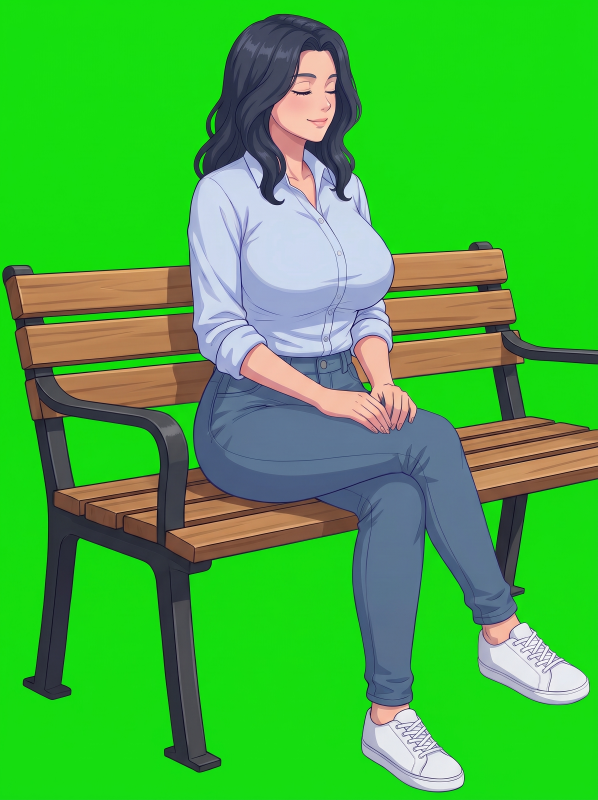
#> input picture raw_blink/pose_bench_blink.jpg, 1792 x 2400 px, given as the content of the folder ../raw_blink/pose_bench_neutral.jpg, which was not available (shown at 1/3 size)
$ python make_ana_images.py ../raw_blink/pose_bench_blink.jpg ../raw_blink/pose_bench_neutral.jpg ../raw_blink/pose_bench_neutral.jpg
#> lines starting #> are read from the running program, lines starting #| are printed output that depends on the picture; after the words box and inside, x2 and y2 are one past the last pixel; in counts of white or black regions, pixels touching at a corner belong together
### tools/make_pose_camera.py
"""Camera-resolution pictures of a pose (1600x2160, shown at zoom 0.5 so the lens can zoom sharply)
and the room picture (800x1080) from the green-screen originals in raw_blink/.
Run from the project root:  python tools/make_pose_camera.py [cook|eat]
raw_blink/<raw>_<neutral|smile|shy|blink>.jpg -> game/images/camera/<key>_<neutral|smile|shy|closed>.png
(the room picture game/images/ana/pose_<name>.png is made only if 'room' is set)
xoff: horizontal paste offset (in camera pixels). A pose whose picture is cut by its right edge
(the table of 'eat') is pasted flush to the right edge so the game can put it at the screen edge.
"""
import os, sys
sys.path.insert(0, os.path.dirname(__file__))
from key_sprites import key
from PIL import Image

POSES = {
    "cook": {"raw": "pose_cooking", "xoff": 4, "room": None},      # pose_cooking.png is already installed
    "eat":  {"raw": "pose_eating", "xoff": "right", "room": "pose_eating"},
}
def fit_34(im):
    """The pipeline expects a 3:4 portrait. Any other shape is padded with the picture's own green:
    too wide -> extra green on TOP (her feet stay at the bottom); too narrow -> extra green on the sides."""
    w, h = im.size
#> w = 1792; h = 2400
    bg = im.convert("RGB").getpixel((3, 3))
#> bg = (21, 223, 13)
    if w * 4 > h * 3:                       # wider than 3:4
        nh = round(w * 4 / 3)
        c = Image.new("RGB", (w, nh), bg)
        c.paste(im.convert("RGB"), (0, nh - h))
    elif w * 4 < h * 3:                     # narrower than 3:4
        nw = round(h * 3 / 4)
#> nw = 1800
        c = Image.new("RGB", (nw, h), bg)
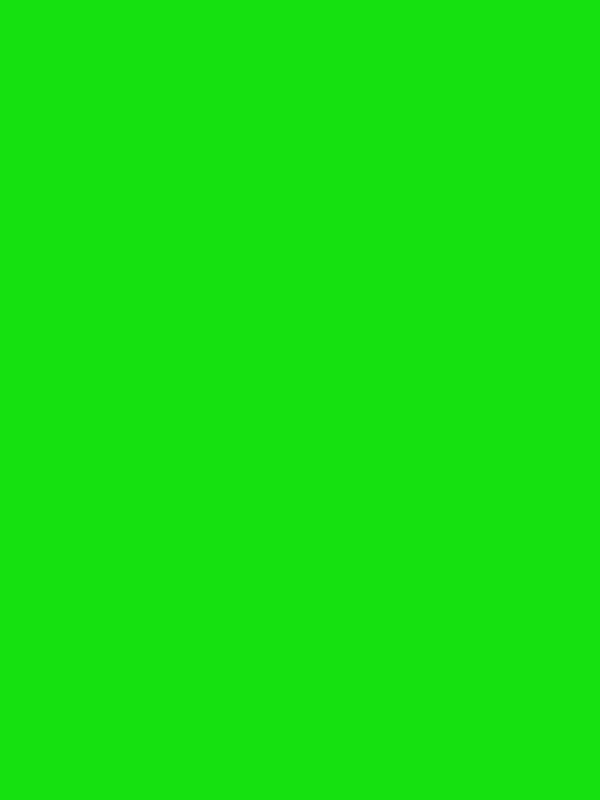
#> c: PIL image 1800x2400 RGB (shown at 1/3 size); mean R, G, B 21, 223, 13
        c.paste(im.convert("RGB"), ((nw - w) // 2, 0))
#> im is the input picture: PIL image 1792x2400 RGB; mean R, G, B 67.8, 177.8, 62
    else:
        c = im.convert("RGB")
    return c.resize((1792, 2400), Image.LANCZOS) if c.size != (1792, 2400) else c


def edge_despill(k, width=4):
    """Remove the green fringe on the silhouette: near transparent pixels, green is clamped to max(r,b)."""
    import numpy as np
    from PIL import ImageFilter
    a = np.asarray(k).astype(float)
    alpha = k.getchannel("A").filter(ImageFilter.MinFilter(2 * width + 1))
    near = np.asarray(alpha) < 250
    r, g, b = a[..., 0], a[..., 1], a[..., 2]
    g2 = np.where(near, np.minimum(g, np.maximum(r, b)), g)
    a[..., 1] = g2
    return Image.fromarray(a.astype('uint8'), "RGBA")


EXPR = {"neutral": "neutral", "smile": "smile", "shy": "shy", "blink": "closed"}


# [24 lines left out: function run, not called in this run]


# [3 lines that do not run on import are left out]

### tools/key_sprites.py
"""Chroma-key green-screen sprites into transparent PNGs, normalised to one size.
Usage (from project root):  python tools/key_sprites.py raw_ana game/images/ana
Requires: pip install pillow numpy
All sprites of one character/outfit are scaled by the SAME factor (taken from the
reference file) so that expressions line up exactly when swapped in the game.
"""
import os, sys
import numpy as np
from PIL import Image

TARGET_H = 1080          # output height in pixels
REF = "neutral"          # expression used as the scale/alignment reference

def key(im):
    a = np.asarray(im.convert("RGB")).astype(float)
    r, g, b = a[..., 0], a[..., 1], a[..., 2]
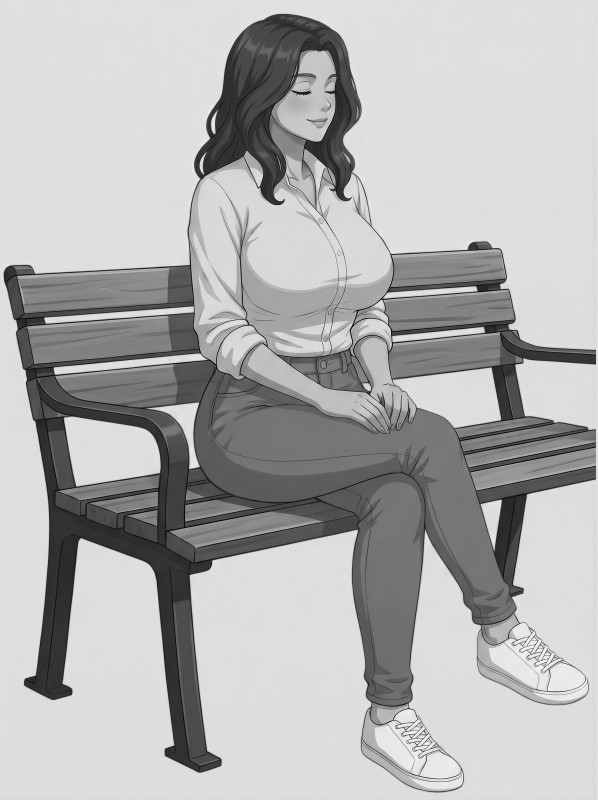
#> g: shape (2400, 1792) float64 (shown at 1/3 size); min 0, max 255, mean 178
    dom = g - np.maximum(r, b)
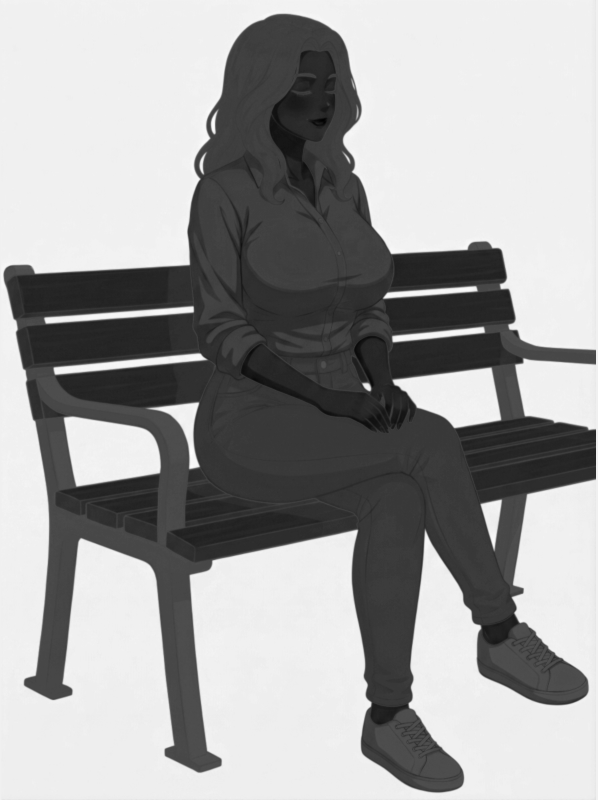
#> dom: shape (2400, 1792) float64 (shown at 1/3 size); min -103, max 220, mean 100.5; drawn with min black and max white
    alpha = np.clip(1 - (dom - 30) / 60, 0, 1)
    g2 = np.where(dom > 0, np.minimum(g, np.maximum(r, b) + 10), g)
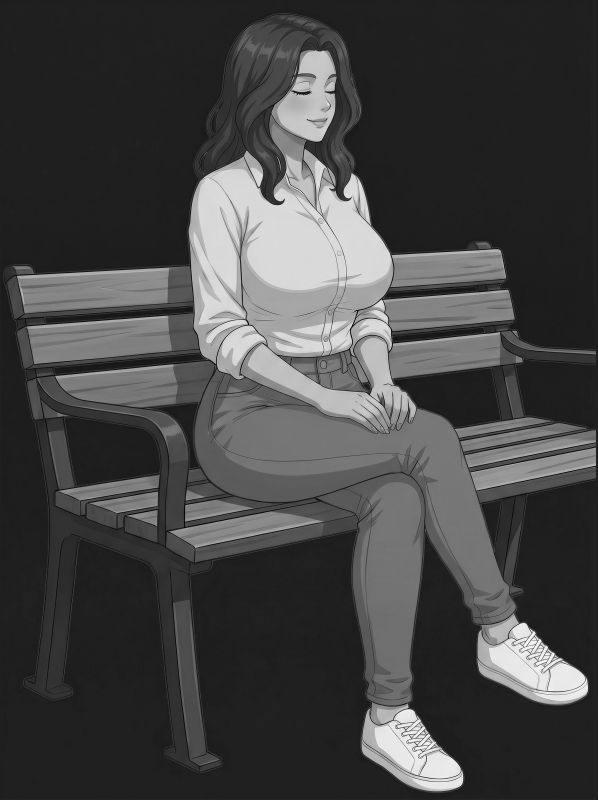
#> g2: shape (2400, 1792) float64 (shown at 1/3 size); min 0, max 255, mean 69.1
    out = np.dstack([r, g2, b, alpha * 255]).astype(np.uint8)
    return Image.fromarray(out, "RGBA")

def bbox_of(rgba):
    return rgba.getchannel("A").point(lambda v: 255 if v > 128 else 0).getbbox()

# [21 lines left out: function main, not called in this run]

# [2 lines that do not run on import are left out]

### tools/make_ana_images.py
"""Ana's pictures from green-screen originals.  Run from the project root.

  python tools/make_ana_images.py outfit plain raw_plain
      raw_plain/ana_plain_<expression>.jpg  and  ana_plain_<expression>_blink.jpg (optional)
      -> game/images/ana/ana_plain_<expression>[_blink].png (800x1080) + hover glows.
      Every picture is registered onto the neutral one so swapping expressions / blinking does not jitter.
      The game picks an outfit by room (see ana_outfit() in game/ana.rpy).

  python tools/make_ana_images.py poses raw_poses_plain
      raw_poses_plain/pose_<name>.jpg -> game/images/ana/pose_<name>.png (800x1080) + glow
      (room pictures of an activity without a photo scene, e.g. sweeping, phone, coffee).
Requires: pip install pillow numpy opencv-python
"""
import glob, os, subprocess, sys
sys.path.insert(0, os.path.dirname(__file__))
import numpy as np
from PIL import Image
from key_sprites import key
from make_pose_camera import edge_despill, fit_34
import make_face_layers as fl

OUT = "game/images/ana"


def prep(path):
    im = fit_34(Image.open(path))                      # 3:4, as every other picture
    k = edge_despill(key(im))
#> in edge_despill, `alpha = k.getchannel("A").filter(ImageFilter.MinFilter(2 * width + 1))`:
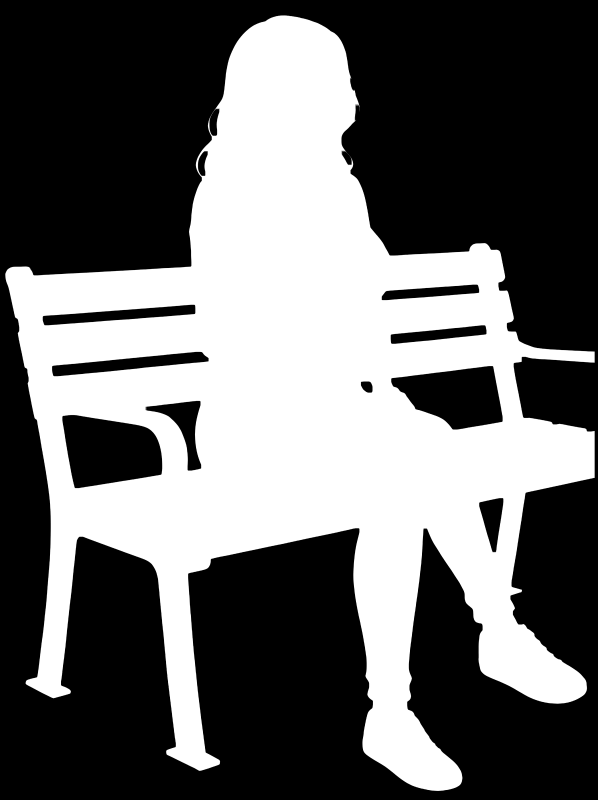
#> alpha: PIL image 1792x2400 L (shown at 1/3 size); min 0, max 255, mean 103.9
#> in edge_despill, `near = np.asarray(alpha) < 250`:
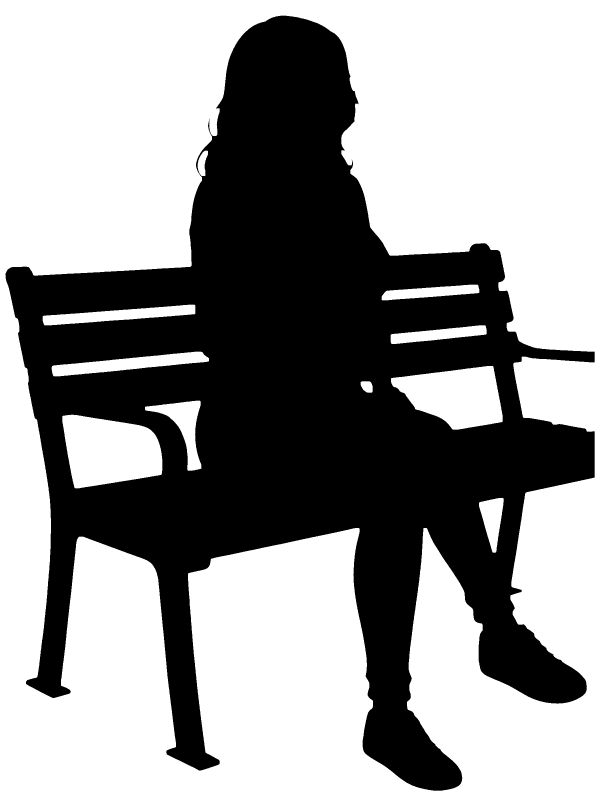
#> near: shape (2400, 1792) bool (shown at 1/3 size); 59.5% white; 2 black regions (1 under 20 px), largest, box (x1, y1, x2, y2) and area: (16, 47, 1784, 2372) 1742126
    s = 1080 / k.height
#> s = 0.45
    k = k.resize((round(k.width * s), 1080), Image.LANCZOS)
    c = Image.new("RGBA", (800, 1080), (0, 0, 0, 0))
#> c: PIL image 800x1080 RGBA; every value is 0
    c.paste(k, ((800 - k.width) // 2, 0), k)
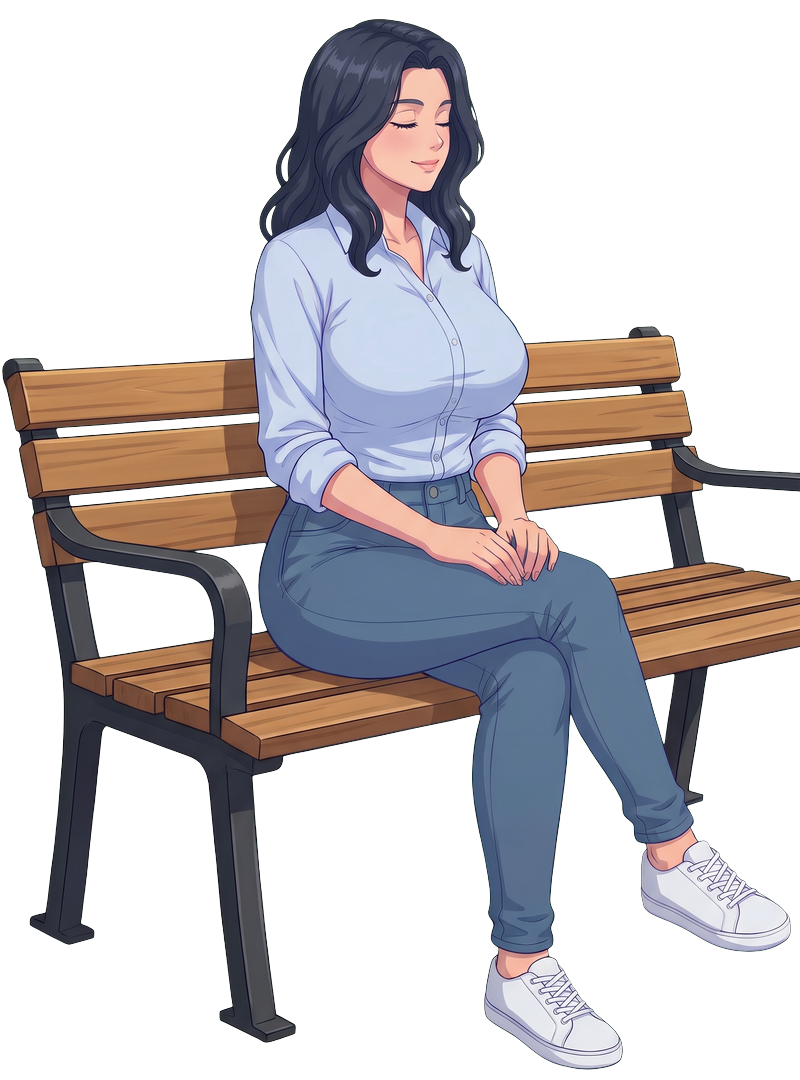
#> c: PIL image 800x1080 RGBA; mean R, G, B, A 55.8, 51.5, 53.8, 109.4; transparent parts drawn white
    return c


def outfit(name, src):
    files = sorted(glob.glob(os.path.join(src, "ana_%s_*.jpg" % name)))
    pics = {os.path.splitext(os.path.basename(f))[0]: prep(f) for f in files}
    ref = pics["ana_%s_neutral" % name]
    base = np.asarray(ref)
    for n, p in pics.items():
        if n != "ana_%s_neutral" % name:
            a = fl.global_align(base, np.asarray(p))
            p = Image.fromarray(np.asarray(a))
        p.save(os.path.join(OUT, n + ".png"), optimize=True)
        print(n)


def poses(src):
    for f in sorted(glob.glob(os.path.join(src, "pose_*.jpg"))):
        n = os.path.splitext(os.path.basename(f))[0]
        prep(f).save(os.path.join(OUT, n + ".png"), optimize=True)
        print(n)


if __name__ == "__main__":
    os.makedirs(OUT, exist_ok=True)
    if sys.argv[1] == "outfit":
        outfit(sys.argv[2], sys.argv[3])
    else:
        poses(sys.argv[2])
#> (the run stopped early here; a loop or call above may not have finished)

$ run again, on raw_blink/pose_lounge_neutral.jpg
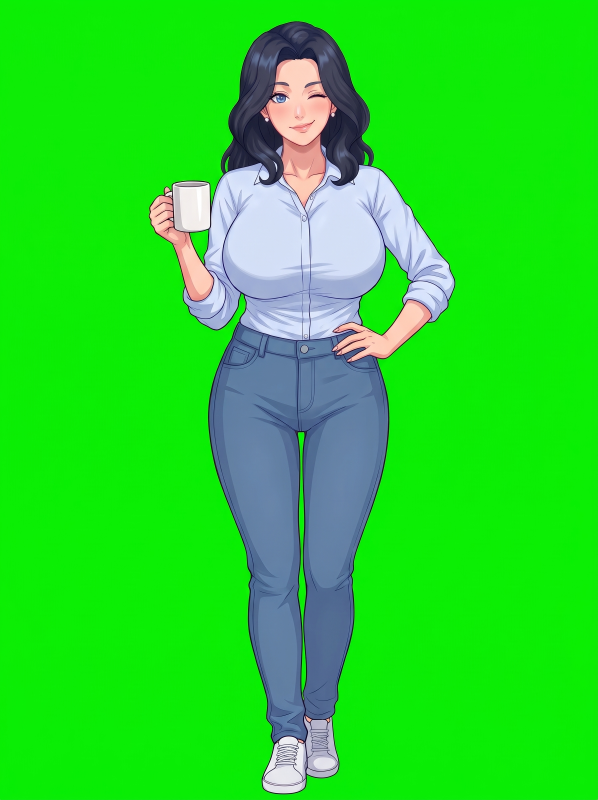
#> input picture raw_blink/pose_lounge_neutral.jpg, 1792 x 2400 px, given as the content of the folder ../raw_blink/pose_lounge_neutral.jpg, which was not available (shown at 1/3 size)
#> w = 1792; h = 2400
#> bg = (11, 239, 2)
#> nw = 1800
#> in fit_34, im is the input picture: PIL image 1792x2400 RGB; mean R, G, B 39.3, 216, 42.1
#> in edge_despill, `near = np.asarray(alpha) < 250`:
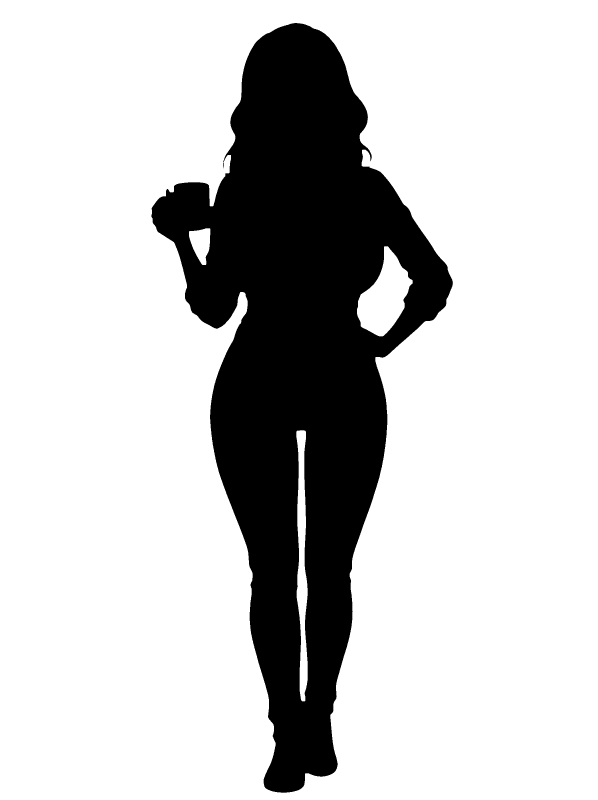
#> near: shape (2400, 1792) bool (shown at 1/3 size); 78.4% white; 1 black region, box (x1, y1, x2, y2) and area: (454, 69, 1359, 2378) 928340
#> in prep, `k = k.resize((round(k.width * s), 1080), Image.LANCZOS)`:
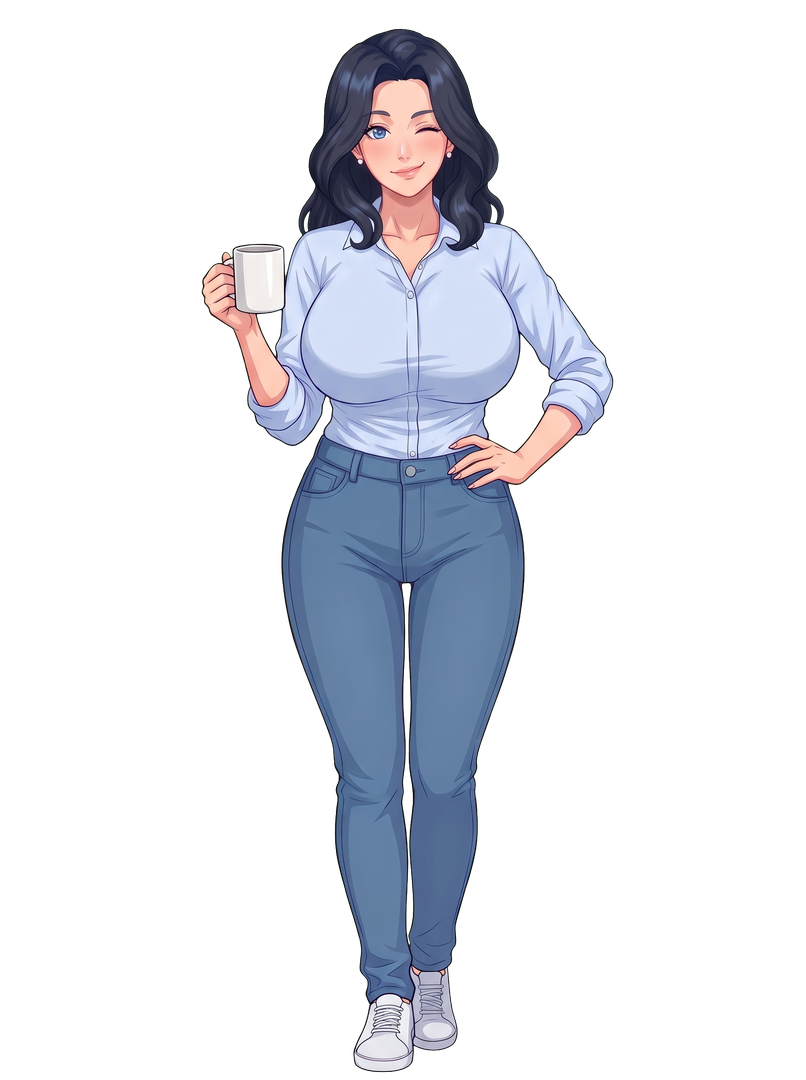
#> k: PIL image 806x1080 RGBA; mean R, G, B, A 30.3, 32.4, 38.6, 57.8; transparent parts drawn white
